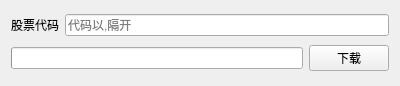
<?xml version="1.0" encoding="UTF-8"?>
<ui version="4.0">
 <class>Form</class>
 <widget class="QWidget" name="Form">
  <property name="geometry">
   <rect>
    <x>0</x>
    <y>0</y>
    <width>400</width>
    <height>86</height>
   </rect>
  </property>
  <property name="sizePolicy">
   <sizepolicy hsizetype="Preferred" vsizetype="Fixed">
    <horstretch>0</horstretch>
    <verstretch>0</verstretch>
   </sizepolicy>
  </property>
  <property name="maximumSize">
   <size>
    <width>16777215</width>
    <height>96</height>
   </size>
  </property>
  <property name="windowTitle">
   <string>Form</string>
  </property>
  <layout class="QGridLayout" name="gridLayout">
   <item row="0" column="0">
    <widget class="QLabel" name="label">
     <property name="sizePolicy">
      <sizepolicy hsizetype="Fixed" vsizetype="Preferred">
       <horstretch>0</horstretch>
       <verstretch>0</verstretch>
      </sizepolicy>
     </property>
     <property name="text">
      <string>股票代码</string>
     </property>
    </widget>
   </item>
   <item row="0" column="1" colspan="2">
    <widget class="QLineEdit" name="input">
     <property name="sizePolicy">
      <sizepolicy hsizetype="Expanding" vsizetype="Fixed">
       <horstretch>0</horstretch>
       <verstretch>0</verstretch>
      </sizepolicy>
     </property>
     <property name="placeholderText">
      <string>代码以,隔开</string>
     </property>
    </widget>
   </item>
   <item row="1" column="0" colspan="2">
    <widget class="QProgressBar" name="progressBar">
     <property name="value">
      <number>0</number>
     </property>
     <property name="textVisible">
      <bool>false</bool>
     </property>
    </widget>
   </item>
   <item row="1" column="2">
    <widget class="QPushButton" name="button">
     <property name="sizePolicy">
      <sizepolicy hsizetype="Fixed" vsizetype="Fixed">
       <horstretch>0</horstretch>
       <verstretch>0</verstretch>
      </sizepolicy>
     </property>
     <property name="text">
      <string>下载</string>
     </property>
    </widget>
   </item>
  </layout>
 </widget>
 <resources/>
 <connections/>
</ui>
